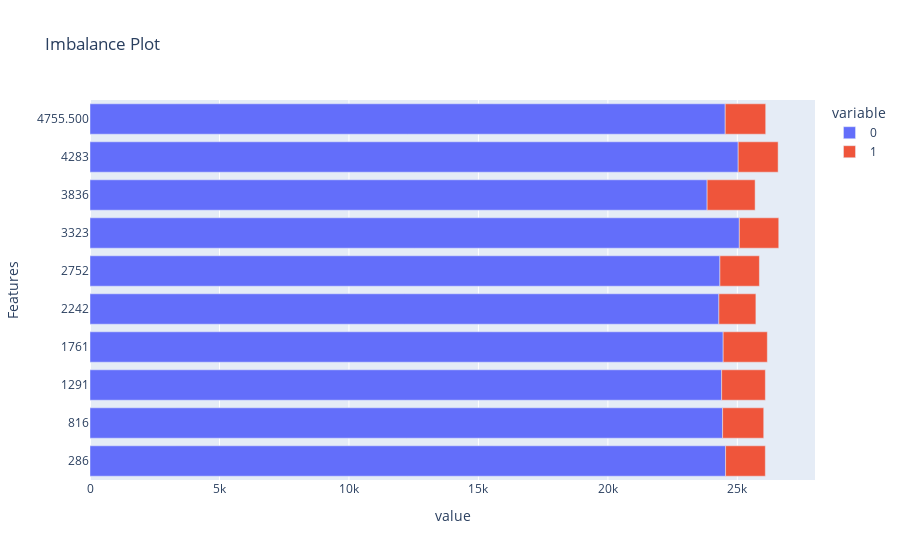

Notebook code for this chart:
### Code cell
print("Imbalance#0:")
explanations["imbalance#0"].ipython_plot()

### Figure 1 — Plotly figure (JSON) as saved in the notebook; plotly's stock layout.template omitted (floating-point values rounded to 4 significant figures)
{"data": [{"alignmentgroup": "True", "hovertemplate": "variable=0<br>value=%{x}<br>Features=%{y}<extra></extra>", "legendgroup": "0", "marker": {"color": "#636efa", "pattern": {"shape": ""}}, "name": "0", "offsetgroup": "0", "orientation": "h", "showlegend": true, "textposition": "auto", "type": "bar", "x": [24546, 24431, 24393, 24453, 24287, 24327, 25077, 23833, 25033, 24532], "xaxis": "x", "y": ["286", "816", "1291", "1761", "2242", "2752", "3323", "3836", "4283", "4755.500"], "yaxis": "y"}, {"alignmentgroup": "True", "hovertemplate": "variable=1<br>value=%{x}<br>Features=%{y}<extra></extra>", "legendgroup": "1", "marker": {"color": "#EF553B", "pattern": {"shape": ""}}, "name": "1", "offsetgroup": "1", "orientation": "h", "showlegend": true, "textposition": "auto", "type": "bar", "x": [1535, 1588, 1689, 1705, 1429, 1525, 1522, 1854, 1542, 1563], "xaxis": "x", "y": ["286", "816", "1291", "1761", "2242", "2752", "3323", "3836", "4283", "4755.500"], "yaxis": "y"}], "layout": {"barmode": "relative", "legend": {"title": {"text": "variable"}, "tracegroupgap": 0}, "title": {"text": "Imbalance Plot"}, "xaxis": {"anchor": "y", "domain": [0, 1], "title": {"text": "value"}}, "yaxis": {"anchor": "x", "domain": [0, 1], "title": {"text": "Features"}}}}
